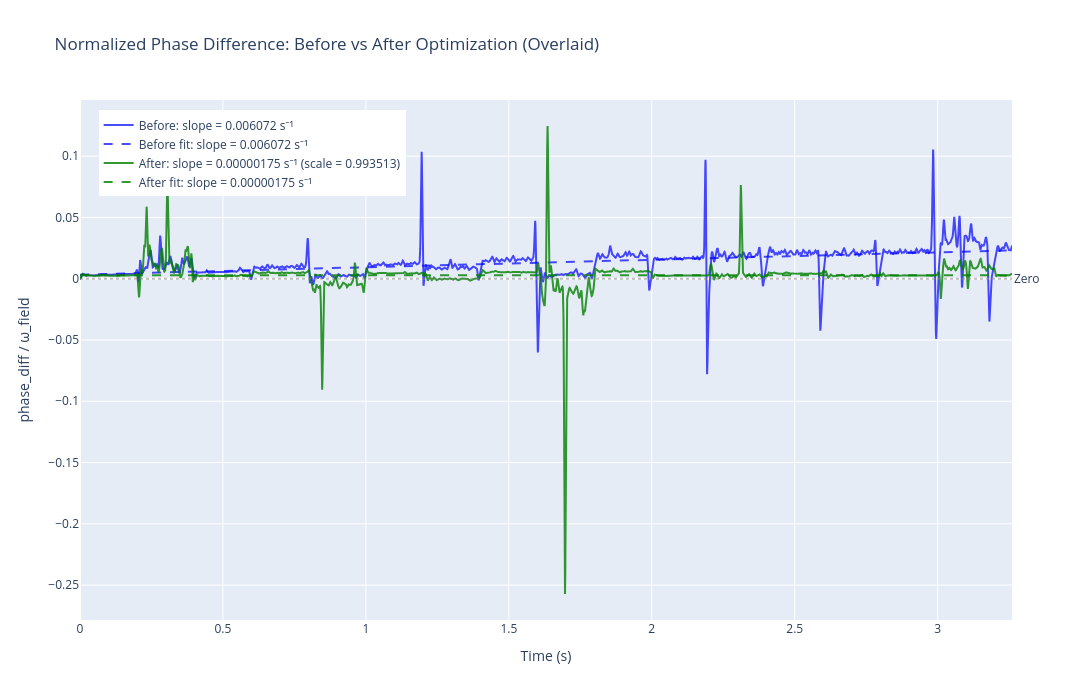

Notebook source saved alongside this figure:
### Code cell
# Visualize before/after optimization with Plotly (overlaid for easy comparison)
fig = go.Figure()

# Before optimization (original) - data
fig.add_trace(go.Scatter(
    x=t_trim[valid_mask], 
    y=phase_diff_normalized_smooth[valid_mask],
    mode='lines',
    name=f'Before: slope = {slope_norm:.6f} s⁻¹',
    line=dict(color='blue', width=2),
    opacity=0.7
))

# Before optimization - fit line
if len(valid_indices) > 0 and not np.isnan(slope_norm):
    fit_line_orig = intercept_norm + slope_norm * t_trim[valid_indices]
    fig.add_trace(go.Scatter(
        x=t_trim[valid_indices],
        y=fit_line_orig,
        mode='lines',
        name=f'Before fit: slope = {slope_norm:.6f} s⁻¹',
        line=dict(color='blue', width=2, dash='dash'),
        opacity=0.7
    ))

# After optimization - data
fig.add_trace(go.Scatter(
    x=t_trim[valid_mask_opt],
    y=phase_diff_normalized_opt_smooth[valid_mask_opt],
    mode='lines',
    name=f'After: slope = {slope_opt_final:.8f} s⁻¹ (scale = {scale_opt:.6f})',
    line=dict(color='green', width=2),
    opacity=0.8
))

# After optimization - fit line
if len(valid_indices_opt) > 0:
    fit_line_opt = intercept_opt_final + slope_opt_final * t_trim[valid_indices_opt]
    fig.add_trace(go.Scatter(
        x=t_trim[valid_indices_opt],
        y=fit_line_opt,
        mode='lines',
        name=f'After fit: slope = {slope_opt_final:.8f} s⁻¹',
        line=dict(color='green', width=2, dash='dash'),
        opacity=0.8
    ))

# Zero reference line
fig.add_hline(y=0, line_dash="dot", line_color="gray", opacity=0.5, 
              annotation_text="Zero", annotation_position="right")

fig.update_layout(
    title='Normalized Phase Difference: Before vs After Optimization (Overlaid)',
    xaxis_title='Time (s)',
    yaxis_title='phase_diff / ω_field',
    hovermode='closest',
    width=1400,
    height=700,
    legend=dict(x=0.02, y=0.98)
)

fig.show()

print("\n" + "="*70)
print("OPTIMIZATION SUMMARY")
print("="*70)
print(f"Optimal scale factor: {scale_opt:.8f}")
print(f"Clock rate correction: {(scale_opt - 1.0)*100:.4f}%")
print(f"Slope reduction: {abs(slope_norm):.8f} → {abs(slope_opt_final):.8f} s⁻¹")
print(f"Improvement: {(1 - abs(slope_opt_final)/abs(slope_norm))*100:.2f}%")
print("="*70)

### Figure 1 — Plotly figure (JSON) as saved in the notebook; plotly's stock layout.template omitted (floating-point values rounded to 4 significant figures; data arrays with more than 128 entries replaced by an {"elided": "..."} marker saying what was removed)
{"data": [{"line": {"color": "blue", "width": 2}, "mode": "lines", "name": "Before: slope = 0.006072 s⁻¹", "opacity": 0.7, "type": "scatter", "x": {"elided": "6441 float values"}, "y": {"elided": "6441 float values"}}, {"line": {"color": "blue", "dash": "dash", "width": 2}, "mode": "lines", "name": "Before fit: slope = 0.006072 s⁻¹", "opacity": 0.7, "type": "scatter", "x": {"elided": "6441 float values"}, "y": {"elided": "6441 float values"}}, {"line": {"color": "green", "width": 2}, "mode": "lines", "name": "After: slope = 0.00000175 s⁻¹ (scale = 0.993513)", "opacity": 0.8, "type": "scatter", "x": {"elided": "6514 float values"}, "y": {"elided": "6514 float values"}}, {"line": {"color": "green", "dash": "dash", "width": 2}, "mode": "lines", "name": "After fit: slope = 0.00000175 s⁻¹", "opacity": 0.8, "type": "scatter", "x": {"elided": "6514 float values"}, "y": {"elided": "6514 float values"}}], "layout": {"annotations": [{"showarrow": false, "text": "Zero", "x": 1, "xanchor": "left", "xref": "x domain", "y": 0, "yanchor": "middle", "yref": "y"}], "height": 700, "hovermode": "closest", "legend": {"x": 0.02, "y": 0.98}, "shapes": [{"line": {"color": "gray", "dash": "dot"}, "opacity": 0.5, "type": "line", "x0": 0, "x1": 1, "xref": "x domain", "y0": 0, "y1": 0, "yref": "y"}], "title": {"text": "Normalized Phase Difference: Before vs After Optimization (Overlaid)"}, "width": 1400, "xaxis": {"title": {"text": "Time (s)"}}, "yaxis": {"title": {"text": "phase_diff / ω_field"}}}}
